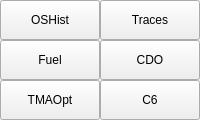
           <widget class="QWidget" name="custombuttons">
            <property name="sizePolicy">
             <sizepolicy hsizetype="Preferred" vsizetype="Preferred">
              <horstretch>0</horstretch>
              <verstretch>0</verstretch>
             </sizepolicy>
            </property>
            <property name="minimumSize">
             <size>
              <width>80</width>
              <height>120</height>
             </size>
            </property>
            <attribute name="title">
             <string>Cust</string>
            </attribute>
            <layout class="QGridLayout" name="gridLayout_3">
             <property name="sizeConstraint">
              <enum>QLayout::SetDefaultConstraint</enum>
             </property>
             <property name="leftMargin">
              <number>0</number>
             </property>
             <property name="topMargin">
              <number>0</number>
             </property>
             <property name="rightMargin">
              <number>0</number>
             </property>
             <property name="bottomMargin">
              <number>0</number>
             </property>
             <property name="spacing">
              <number>0</number>
             </property>
             <item row="0" column="0">
              <widget class="QToolButton" name="custom1">
               <property name="sizePolicy">
                <sizepolicy hsizetype="MinimumExpanding" vsizetype="MinimumExpanding">
                 <horstretch>0</horstretch>
                 <verstretch>0</verstretch>
                </sizepolicy>
               </property>
               <property name="minimumSize">
                <size>
                 <width>40</width>
                 <height>40</height>
                </size>
               </property>
               <property name="focusPolicy">
                <enum>Qt::NoFocus</enum>
               </property>
               <property name="toolTip">
                <string>Fetch historical OpenSky traffic and load it as a BlueSky scenario</string>
               </property>
               <property name="text">
                <string>OSHist</string>
               </property>
              </widget>
             </item>
             <item row="0" column="1">
              <widget class="QToolButton" name="custom2">
               <property name="sizePolicy">
                <sizepolicy hsizetype="MinimumExpanding" vsizetype="MinimumExpanding">
                 <horstretch>0</horstretch>
                 <verstretch>0</verstretch>
                </sizepolicy>
               </property>
               <property name="minimumSize">
                <size>
                 <width>40</width>
                 <height>40</height>
                </size>
               </property>
               <property name="focusPolicy">
                <enum>Qt::NoFocus</enum>
               </property>
               <property name="text">
                <string>Traces</string>
               </property>
              </widget>
             </item>
             <item row="1" column="0">
              <widget class="QToolButton" name="custom3">
               <property name="sizePolicy">
                <sizepolicy hsizetype="MinimumExpanding" vsizetype="MinimumExpanding">
                 <horstretch>0</horstretch>
                 <verstretch>0</verstretch>
                </sizepolicy>
               </property>
               <property name="minimumSize">
                <size>
                 <width>40</width>
                 <height>40</height>
                </size>
               </property>
               <property name="focusPolicy">
                <enum>Qt::NoFocus</enum>
               </property>
               <property name="text">
                <string>Fuel</string>
               </property>
              </widget>
             </item>
             <item row="1" column="1">
              <widget class="QToolButton" name="custom4">
               <property name="sizePolicy">
                <sizepolicy hsizetype="MinimumExpanding" vsizetype="MinimumExpanding">
                 <horstretch>0</horstretch>
                 <verstretch>0</verstretch>
                </sizepolicy>
               </property>
               <property name="minimumSize">
                <size>
                 <width>40</width>
                 <height>40</height>
                </size>
               </property>
               <property name="focusPolicy">
                <enum>Qt::NoFocus</enum>
               </property>
               <property name="text">
                <string>CDO</string>
               </property>
              </widget>
             </item>
             <item row="2" column="0">
              <widget class="QToolButton" name="custom5">
               <property name="sizePolicy">
                <sizepolicy hsizetype="MinimumExpanding" vsizetype="MinimumExpanding">
                 <horstretch>0</horstretch>
                 <verstretch>0</verstretch>
                </sizepolicy>
               </property>
               <property name="minimumSize">
                <size>
                 <width>40</width>
                 <height>40</height>
                </size>
               </property>
               <property name="focusPolicy">
                <enum>Qt::NoFocus</enum>
               </property>
               <property name="text">
                <string>TMAOpt</string>
               </property>
              </widget>
             </item>
             <item row="2" column="1">
              <widget class="QToolButton" name="custom6">
               <property name="sizePolicy">
                <sizepolicy hsizetype="MinimumExpanding" vsizetype="MinimumExpanding">
                 <horstretch>0</horstretch>
                 <verstretch>0</verstretch>
                </sizepolicy>
               </property>
               <property name="minimumSize">
                <size>
                 <width>40</width>
                 <height>40</height>
                </size>
               </property>
               <property name="focusPolicy">
                <enum>Qt::NoFocus</enum>
               </property>
               <property name="text">
                <string>C6</string>
               </property>
              </widget>
             </item>
            </layout>
           </widget>
